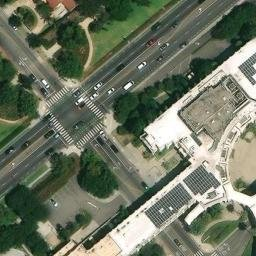
#> input picture sample_images/beverly_hills_luxury.jpg, 256 x 256 px
$ python -i satellite_model.py   (imports and definitions only)
#> lines starting #> are read from the running program, lines starting #| are printed output that depends on the picture
"""
Satellite Image House Price Prediction
Pipeline (from VikrantVDeo/House-Price-Prediction-Using-Satellite-Imagery):
  1. YOLOv8n (pretrained COCO) detects boats & parking from uploaded image
  2. OpenCV color heuristics detect pools, waterbodies, gardens, tennis courts
  3. Gradient Boosting Regressor (trained on synthetic formula-based data) predicts price

Price formula (from original notebook):
  Base: $20,000,000
  + Swimming Pools  × $1,000,000
  + Tennis Court    × $5,000,000
  + Parking Space   × $1,000,000
  + Waterbodies     × $30,000,000
  + Gardens         × $500,000
  + Boats           × $2,000,000
  + Solar Panels    × $500,000
"""

import base64
import math
import urllib.request
import joblib
import numpy as np
import cv2
import warnings
from pathlib import Path
from sklearn.ensemble import GradientBoostingRegressor
from sklearn.model_selection import train_test_split
from sklearn.metrics import r2_score, mean_absolute_error
from ultralytics import YOLO

# [1 line not run here, left out]

ARTIFACTS_DIR = Path(__file__).parent.parent / "artifacts"

FEATURES = [
    "Swimming Pools", "Waterbodies", "Gardens",
    "Boats", "Parking Space", "Solar Panels", "Tennis Court",
]

PRICE_WEIGHTS = {
    "Swimming Pools":  1_000_000,
    "Waterbodies":    30_000_000,
    "Gardens":           500_000,
    "Boats":           2_000_000,
    "Parking Space":   1_000_000,
    "Solar Panels":      500_000,
    "Tennis Court":    5_000_000,
}
BASE_PRICE = 20_000_000

# COCO class IDs that map to our features
COCO_TO_FEATURE = {
    8: "Boats",          # boat
    2: "Parking Space",  # car
    7: "Parking Space",  # truck
    5: "Parking Space",  # bus
}


class SatelliteModelManager:
    """Singleton: loads YOLOv8 + GBR, runs satellite image inference."""

    _instance: "SatelliteModelManager | None" = None

    def __init__(self) -> None:
        self.yolo: YOLO | None = None
        self.gbr: GradientBoostingRegressor | None = None
        self.metrics: dict = {}
        self.is_ready = False

    # [78 lines left out: functions get_instance, load, train_and_save, not called in this run]

    # ------------------------------------------------------------------
    # Feature extraction from image bytes — returns features + detections
    # ------------------------------------------------------------------
    def _extract_features(self, image_bytes: bytes) -> tuple[dict[str, float], list[dict]]:
        nparr = np.frombuffer(image_bytes, np.uint8)
        img   = cv2.imdecode(nparr, cv2.IMREAD_COLOR)
        if img is None:
            raise ValueError("Could not decode image. Ensure it is a valid JPEG/PNG.")

        img_h, img_w = img.shape[:2]
        features   = {f: 0.0 for f in FEATURES}
        detections = []  # [{feature, confidence, bbox: [x1,y1,x2,y2] normalized}]

        # ── YOLOv8: boats & parking ──────────────────────────────────
        results = self.yolo(img, verbose=False)[0]
        feature_conf: dict[str, list[float]] = {f: [] for f in FEATURES}

        for box in results.boxes:
            cls_id = int(box.cls[0])
            conf   = float(box.conf[0])
            feat   = COCO_TO_FEATURE.get(cls_id)
            if feat:
                feature_conf[feat].append(conf)
                x1, y1, x2, y2 = box.xyxyn[0].tolist()   # already normalized 0-1
                detections.append({
                    "feature":    feat,
                    "confidence": round(conf, 4),
                    "bbox":       [round(x1, 4), round(y1, 4), round(x2, 4), round(y2, 4)],
                })

        for feat, confs in feature_conf.items():
            if confs:
                features[feat] = float(np.max(confs))

        # ── OpenCV color heuristics — extract mask + largest contour bbox ──
        hsv      = cv2.cvtColor(img, cv2.COLOR_BGR2HSV)
        total_px = img_h * img_w

        # [16 lines left out: function _mask_detection, not called in this run]

        # Swimming Pools — small bright-blue rectangles
        pool_mask  = cv2.inRange(hsv, (95, 80, 120), (130, 255, 255))
        pool_ratio = cv2.countNonZero(pool_mask) / total_px
        if 0.001 < pool_ratio < 0.15:
            score = min(pool_ratio * 20, 1.0)
            features["Swimming Pools"] = score
            _mask_detection(pool_mask, "Swimming Pools", score)

        # Waterbodies — large blue/teal areas
        water_mask  = cv2.inRange(hsv, (85, 40, 60), (140, 255, 255))
        water_ratio = cv2.countNonZero(water_mask) / total_px
        if water_ratio > 0.15:
            features["Waterbodies"] = 1.0
            _mask_detection(water_mask, "Waterbodies", 1.0)

        # Gardens — green areas
        green_mask  = cv2.inRange(hsv, (35, 40, 40), (85, 255, 255))
        green_ratio = cv2.countNonZero(green_mask) / total_px
        if green_ratio > 0.05:
            score = min(green_ratio * 5, 1.0)
            features["Gardens"] = score
            _mask_detection(green_mask, "Gardens", score)

        # Tennis Courts — bright blue-green rectangles
        court_mask  = cv2.inRange(hsv, (85, 60, 100), (100, 255, 255))
        court_ratio = cv2.countNonZero(court_mask) / total_px
        if 0.005 < court_ratio < 0.08:
            score = min(court_ratio * 30, 1.0)
            features["Tennis Court"] = score
            _mask_detection(court_mask, "Tennis Court", score)

        # Solar Panels — dark blue-grey arrays
        solar_mask  = cv2.inRange(hsv, (100, 20, 20), (140, 120, 100))
        solar_ratio = cv2.countNonZero(solar_mask) / total_px
        if 0.005 < solar_ratio < 0.20:
            score = min(solar_ratio * 15, 1.0)
            features["Solar Panels"] = score
            _mask_detection(solar_mask, "Solar Panels", score)

        return features, detections

    # ------------------------------------------------------------------
    # Public: predict from raw image bytes
    # ------------------------------------------------------------------
    def predict(self, image_bytes: bytes) -> dict:
        features, detections = self._extract_features(image_bytes)
        feature_vec = np.array([[features[f] for f in FEATURES]])
        predicted   = float(self.gbr.predict(feature_vec)[0])

        formula_price = BASE_PRICE + sum(
            features[f] * PRICE_WEIGHTS[f] for f in FEATURES
        )

        return {
            "predicted_price":   round(predicted, 2),
            "formula_price":     round(formula_price, 2),
            "detected_features": {k: round(v, 4) for k, v in features.items()},
            "detections":        detections,
        }

    # ------------------------------------------------------------------
    # Fetch ESRI satellite tile from lat/lon/zoom (user-provided code)
    # ------------------------------------------------------------------
    # [38 lines left out: functions fetch_tile_bytes, predict_from_coords, not called in this run]

>>> import cv2
>>> picture = cv2.imread('../sample_images/beverly_hills_luxury.jpg', cv2.IMREAD_GRAYSCALE)
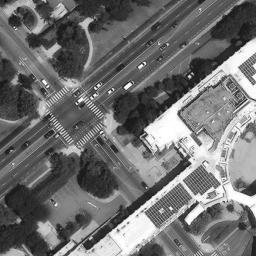
#> picture: shape (256, 256); min 0, max 255, mean 111.8
#> (the run stopped early here; a loop or call above may not have finished)

$ run again, on sample_images/coral_gables_pool.jpg
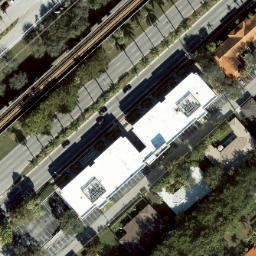
#> input picture sample_images/coral_gables_pool.jpg, 256 x 256 px
#> `picture = cv2.imread('../sample_images/beverly_hills_luxury.jpg', cv2...`:
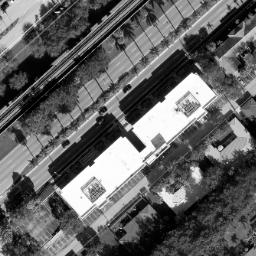
#> picture: shape (256, 256); min 0, max 255, mean 98.7

$ run again, on sample_images/greenwich_estate.jpg
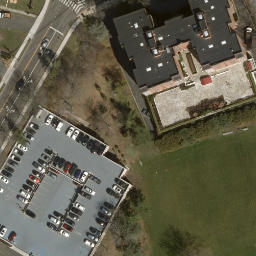
#> input picture sample_images/greenwich_estate.jpg, 256 x 256 px
#> `picture = cv2.imread('../sample_images/beverly_hills_luxury.jpg', cv2...`:
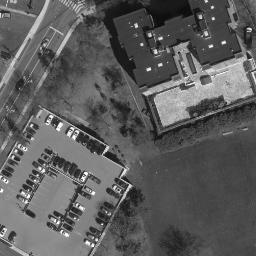
#> picture: shape (256, 256); min 5, max 255, mean 92.6

$ run again, on sample_images/hamptons_ny.jpg
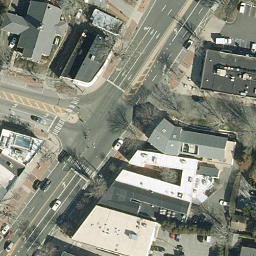
#> input picture sample_images/hamptons_ny.jpg, 256 x 256 px
#> `picture = cv2.imread('../sample_images/beverly_hills_luxury.jpg', cv2...`:
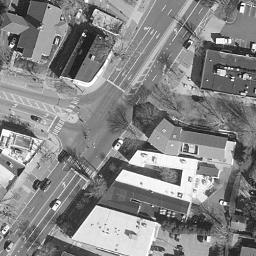
#> picture: shape (256, 256); min 0, max 255, mean 133.1
